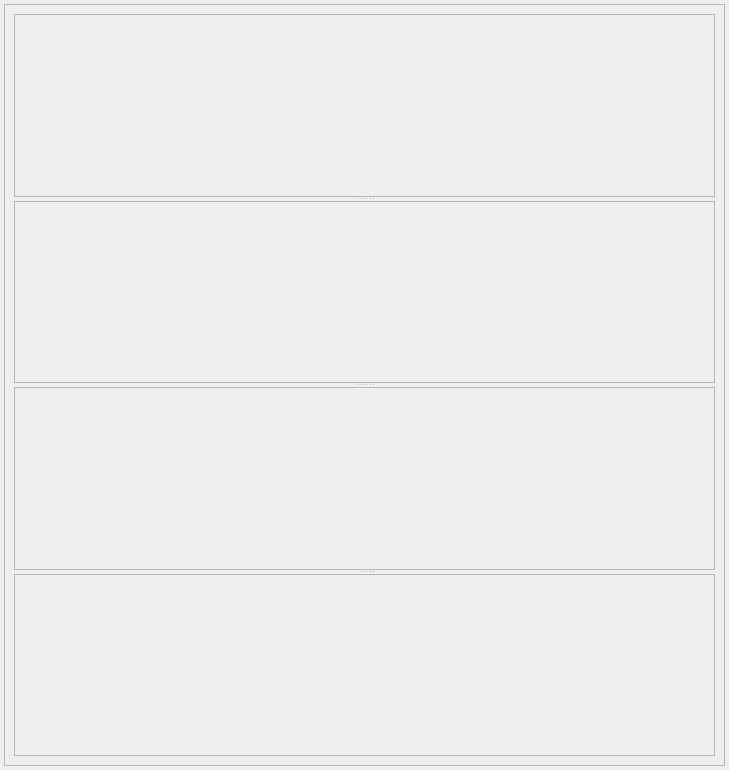
<?xml version="1.0" encoding="UTF-8"?>
<ui version="4.0">
 <class>TemperatureListDialog</class>
 <widget class="QDialog" name="TemperatureListDialog">
  <property name="geometry">
   <rect>
    <x>0</x>
    <y>0</y>
    <width>729</width>
    <height>770</height>
   </rect>
  </property>
  <layout class="QGridLayout" name="gridLayout">
   <property name="horizontalSpacing">
    <number>4</number>
   </property>
   <property name="margin">
    <number>4</number>
   </property>
   <item row="0" column="0">
    <widget class="QScrollArea" name="scrollArea">
     <property name="widgetResizable">
      <bool>true</bool>
     </property>
     <widget class="QWidget" name="scrollAreaWidgetContents">
      <property name="geometry">
       <rect>
        <x>0</x>
        <y>0</y>
        <width>715</width>
        <height>756</height>
       </rect>
      </property>
      <layout class="QGridLayout" name="gridLayout_2">
       <item row="0" column="0">
        <widget class="QSplitter" name="splitter">
         <property name="orientation">
          <enum>Qt::Vertical</enum>
         </property>
         <widget class="QScrollArea" name="scrollArea_2">
          <property name="widgetResizable">
           <bool>true</bool>
          </property>
          <widget class="QWidget" name="scrollAreaWidgetContents_2">
           <property name="geometry">
            <rect>
             <x>0</x>
             <y>0</y>
             <width>697</width>
             <height>167</height>
            </rect>
           </property>
          </widget>
         </widget>
         <widget class="QScrollArea" name="scrollArea_3">
          <property name="widgetResizable">
           <bool>true</bool>
          </property>
          <widget class="QWidget" name="scrollAreaWidgetContents_3">
           <property name="geometry">
            <rect>
             <x>0</x>
             <y>0</y>
             <width>697</width>
             <height>167</height>
            </rect>
           </property>
          </widget>
         </widget>
         <widget class="QScrollArea" name="scrollArea_4">
          <property name="widgetResizable">
           <bool>true</bool>
          </property>
          <widget class="QWidget" name="scrollAreaWidgetContents_4">
           <property name="geometry">
            <rect>
             <x>0</x>
             <y>0</y>
             <width>697</width>
             <height>167</height>
            </rect>
           </property>
          </widget>
         </widget>
         <widget class="QScrollArea" name="scrollArea_5">
          <property name="widgetResizable">
           <bool>true</bool>
          </property>
          <widget class="QWidget" name="scrollAreaWidgetContents_5">
           <property name="geometry">
            <rect>
             <x>0</x>
             <y>0</y>
             <width>697</width>
             <height>201</height>
            </rect>
           </property>
          </widget>
         </widget>
        </widget>
       </item>
      </layout>
     </widget>
    </widget>
   </item>
  </layout>
 </widget>
 <resources/>
 <connections/>
</ui>
